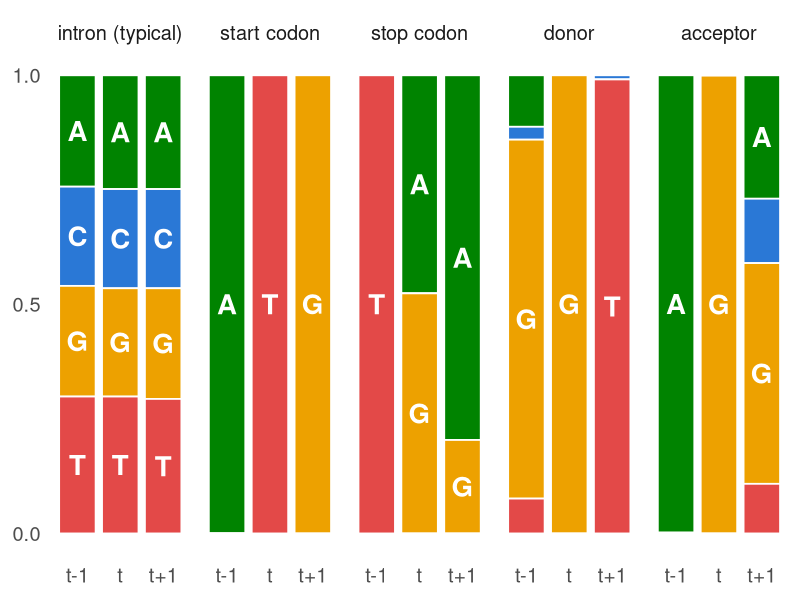
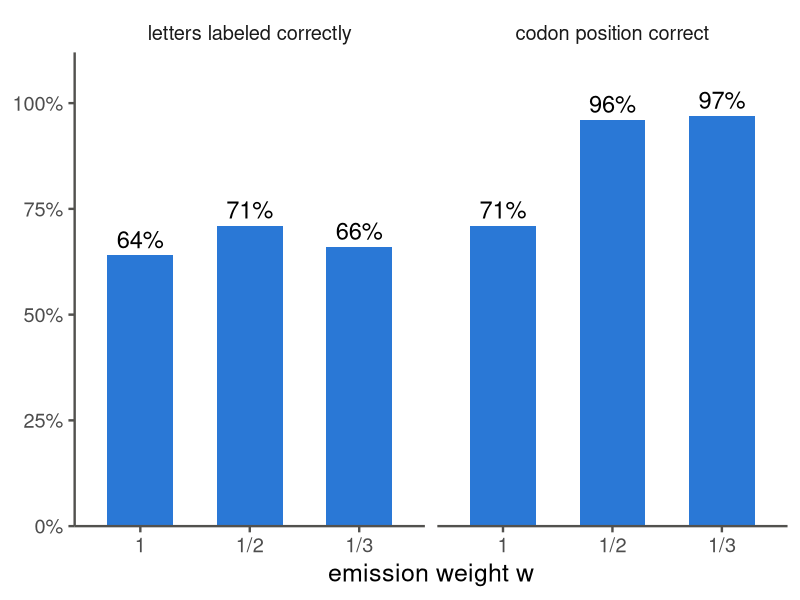
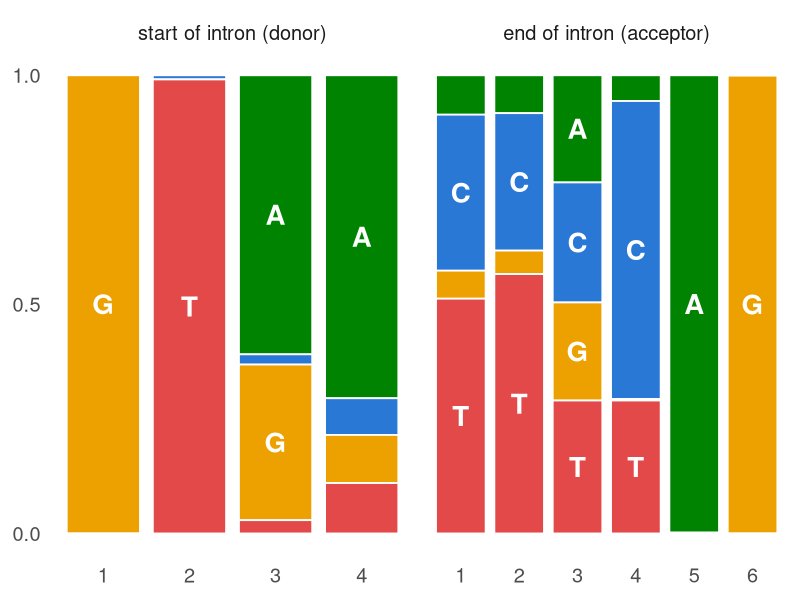
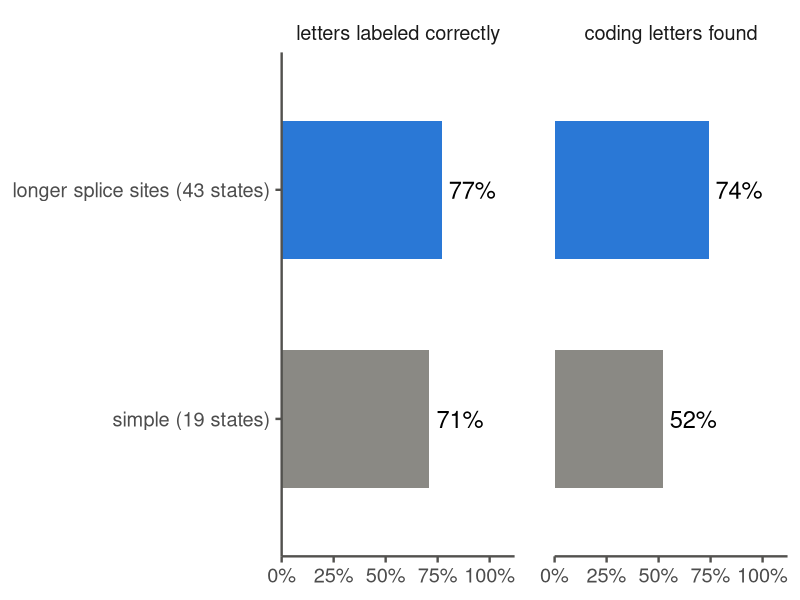

These figures' R source, in order:
## ---- chunk 1
library(ggplot2)
library(dplyr)
em <- read.csv("gene_finder_emissions.csv")
base_cols <- c(A = "#008300", C = "#2a78d6", G = "#eda100", T = "#e34948")
th <- theme_minimal(base_size = 18) +
  theme(panel.grid = element_blank(), legend.position = "none")
# theme for the accuracy bar plots, with an axis
th_axis <- th + theme(axis.line = element_line(color = "#52514e"),
                      axis.ticks = element_line(color = "#52514e"))

# fraction of each base at each position of the 3-mer, for a set of
# emission groups
base_composition <- function(model_name, groups, positions = 1:3) {
  em |>
    filter(model == model_name, group %in% groups) |>
    tidyr::crossing(position = positions) |>
    mutate(base = substr(kmer, position, position)) |>
    group_by(group, position, base) |>
    summarize(prob = sum(prob), .groups = "drop") |>
    mutate(group = factor(group, groups))
}

logo_bars <- function(d, x) {
  ggplot(d, aes({{ x }}, prob, fill = base)) +
    geom_col(width = .85, color = "white", linewidth = .6) +
    geom_text(aes(label = ifelse(prob > .15, base, "")),
              position = position_stack(vjust = .5),
              color = "white", size = 7, fontface = "bold") +
    scale_fill_manual(values = base_cols) +
    scale_y_continuous(breaks = c(0, .5, 1)) +
    labs(x = NULL, y = NULL) + th
}
## ---- chunk 2
groups <- c("intronic", "start2", "stop2", "donor_1", "acceptor_1")
d <- base_composition("simple", groups) |>
  mutate(group = factor(group, groups,
           c("intron (typical)", "start codon", "stop codon", "donor", "acceptor")),
         position = factor(position, 1:3, c("t-1", "t", "t+1")))
logo_bars(d, position) + facet_wrap(~group, nrow = 1)
## ---- chunk 3
acc <- data.frame(
  w = rep(c("1", "1/2", "1/3"), 2),
  what = rep(c("letters labeled correctly", "codon position correct"), each = 3),
  pct = c(64, 71, 66, 71, 96, 97))
acc$w <- factor(acc$w, c("1", "1/2", "1/3"))
acc$what <- factor(acc$what, unique(acc$what))
ggplot(acc, aes(w, pct)) +
  geom_col(width = .6, fill = "#2a78d6") +
  geom_text(aes(label = paste0(pct, "%")), vjust = -.4, size = 6) +
  facet_wrap(~what) +
  scale_y_continuous(limits = c(0, 112), breaks = seq(0, 100, 25),
                     labels = function(x) paste0(x, "%"), expand = c(0, 0)) +
  labs(x = "emission weight w", y = NULL) + th_axis
## ---- chunk 4
donor <- paste0("donor_", 1:4)
acceptor <- paste0("acceptor_", 1:6)
d <- base_composition("advanced", c(donor, acceptor), positions = 2) |>
  mutate(site = ifelse(grepl("donor", group), "start of intron (donor)",
                       "end of intron (acceptor)"),
         site = factor(site, c("start of intron (donor)", "end of intron (acceptor)")))
logo_bars(d, group) + facet_wrap(~site, scales = "free_x") +
  scale_x_discrete(labels = function(x) sub(".*_", "", x))
## ---- chunk 5
res <- data.frame(
  model = rep(c("simple (19 states)", "longer splice sites (43 states)"), 2),
  what = rep(c("letters labeled correctly", "coding letters found"), each = 2),
  pct = c(71, 77, 52, 74))
res$model <- factor(res$model, unique(res$model))
res$what <- factor(res$what, unique(res$what))
ggplot(res, aes(pct, model, fill = model)) +
  geom_col(width = .6) +
  geom_text(aes(label = paste0(pct, "%")), hjust = -.15, size = 6) +
  scale_fill_manual(values = c("#8a8984", "#2a78d6")) +
  facet_wrap(~what) +
  scale_x_continuous(limits = c(0, 112), breaks = seq(0, 100, 25),
                     labels = function(x) paste0(x, "%"), expand = c(0, 0)) +
  labs(x = NULL, y = NULL) + th_axis + theme(panel.spacing = unit(2, "lines"))
